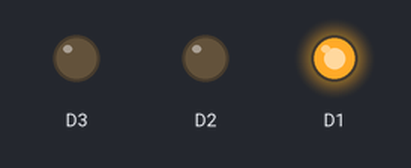
Bench run of a sketch on a simulated ESP8266 (NodeMCU). On the bench: output pins drawn as LEDs (lit = HIGH). WiFi joins after 1.5 s; servers stay silent unless stated; what the sketch prints to the serial monitor is not drawn.

Above: at 7.2 s.
At 17.7 s:
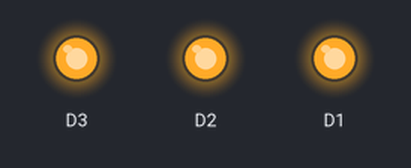
At 55.1 s:
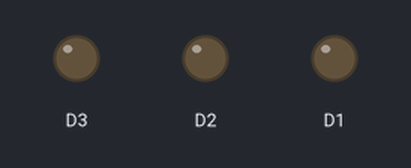
At 102.6 s:
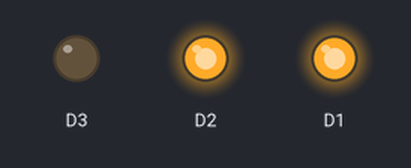
Timing chart, 0 to 116.5 s (numbered marks = the images above):
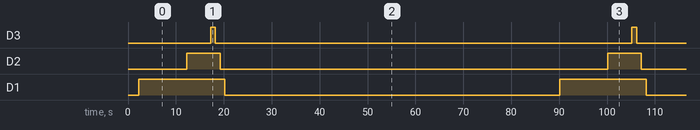

Measured:
- by itself, D3: alternates HIGH for 1.0 s and LOW for 86.9 s
- by itself, D2: alternates HIGH for 7.0 s and LOW for 80.9 s
- by itself, D1: alternates HIGH for 18.0 s and LOW for 69.9 s

The sketch:

timers.ino
```cpp
/*
   TimeNTP_ESP8266WiFi.ino
   Example showing time sync to NTP time source

   This sketch uses the ESP8266WiFi library
*/

#include <TimeLib.h>
#include <ESP8266WiFi.h>
#include <WiFiUdp.h>
#include <BlynkSimpleEsp8266.h>
const char ssid[] = "Esoptron";  //  your network SSID (name)
const char pass[] = "melenepopi6543211986m3fisto";       // your network password
char auth[] = "67938244ee844528a89e0c03ba378098";
// NTP Servers:
static const char ntpServerName[] = "time.nist.gov";
const int timeZone = 3;     // Greek European Time

WiFiUDP Udp;
unsigned int localPort = 8888;  // local port to listen for UDP packets

time_t getNtpTime();
void digitalClockDisplay();
void printDigits(int digits);
void sendNTPpacket(IPAddress &address);
int timer1 = 10;
int timer2 = 5;
int timer3 = 1;
int start = 8;
int stop1 = 17;
int interval = 2;

BLYNK_WRITE(V0)
{
  timer1 = param.asInt(); // Get value as integer
}
BLYNK_WRITE(V1)
{
  timer2 = param.asInt(); // Get value as integer
}
BLYNK_WRITE(V2)
{
  timer3 = param.asInt(); // Get value as integer
}
BLYNK_WRITE(V3)
{
  start = param.asInt(); // Get value as integer
}
BLYNK_WRITE(V4)
{
  stop1 = param.asInt(); // Get value as integer
}
BLYNK_WRITE(V5)
{
  interval = param.asInt(); // Get value as integer
}


void setup()
{
  bool result = Blynk.connect();
  Serial.begin(9600);
  while (!Serial) ; // Needed for Leonardo only
  delay(250);
  Serial.print("Connecting to ");
  WiFi.begin(ssid, pass);

  while (WiFi.status() != WL_CONNECTED) {
    delay(500);
    Serial.print(".");
  }

  Serial.print("IP number assigned by DHCP is ");
  Serial.println(WiFi.localIP());
  Serial.println("Starting UDP");
  Udp.begin(localPort);
  Serial.print("Local port: ");
  Serial.println(Udp.localPort());
  Serial.println("waiting for sync");
  setSyncProvider(getNtpTime);
  while ( timeStatus() != timeSet) {
    delay(1000);
    setSyncProvider(getNtpTime);
    Serial.print("-");
  }
  setSyncInterval(3600);
  Blynk.config(auth);
  pinMode(D1, OUTPUT);
  pinMode(D2, OUTPUT);
  pinMode(D3, OUTPUT);
}


time_t prevDisplay = 0; // when the digital clock was displayed
int current_minutes, next_minutes;
bool firstTime = true;
void sequential_timers(int t1, int t2, int t3)
{
  digitalWrite(D1, HIGH);
  delay(t1 * 1000);
  digitalWrite(D2, HIGH);
  delay(t2 * 1000);
  digitalWrite(D3, HIGH);
  delay(t3 * 1000);
  digitalWrite(D3, LOW);
  delay(1000);
  digitalWrite(D2, LOW);
  delay(1000);
  digitalWrite(D1, LOW);
}
void loop()
{
  Blynk.run();
  if (now() != prevDisplay) { //update the display only if time has changed
    prevDisplay = now();
    Serial.print(hour());
    Serial.print(":");
    Serial.println(minute());
    Serial.print("timer1=");
    Serial.println(timer1);
    Serial.print("timer2=");
    Serial.println(timer2);
    Serial.print("timer3=");
    Serial.println(timer3);
     Serial.print("start=");
    Serial.println(start);
     Serial.print("stop1=");
    Serial.println(stop1);
     Serial.print("interval=");
    Serial.println(interval);
    if ( hour() >= start && hour() <= stop1)
    {
      if ( minute() == next_minutes || firstTime == true)
      {
        sequential_timers(timer1, timer2, timer3);
        next_minutes = minute() + interval;
        if (next_minutes > 59)
          next_minutes = next_minutes - 60;
        Serial.print(next_minutes);
        Serial.print("ACTIVATE");
        Serial.print(hour());
        Serial.print(":");
        Serial.println(minute());
        firstTime = false;
      }
    }

  }


  /* if (timeStatus() != timeNotSet) {
     if (now() != prevDisplay) { //update the display only if time has changed
       prevDisplay = now();
       digitalClockDisplay();
     }
    }*/
}

void digitalClockDisplay()
{
  // digital clock display of the time
  Serial.print(hour());
  printDigits(minute());
  printDigits(second());
  Serial.print(" ");
  Serial.print(day());
  Serial.print(".");
  Serial.print(month());
  Serial.print(".");
  Serial.print(year());
  Serial.println();
}

void printDigits(int digits)
{
  // utility for digital clock display: prints preceding colon and leading 0
  Serial.print(":");
  if (digits < 10)
    Serial.print('0');
  Serial.print(digits);
}

/*-------- NTP code ----------*/

const int NTP_PACKET_SIZE = 48; // NTP time is in the first 48 bytes of message
byte packetBuffer[NTP_PACKET_SIZE]; //buffer to hold incoming & outgoing packets

time_t getNtpTime()
{
  IPAddress ntpServerIP; // NTP server's ip address

  while (Udp.parsePacket() > 0) ; // discard any previously received packets
  Serial.println("Transmit NTP Request");
  // get a random server from the pool
  WiFi.hostByName(ntpServerName, ntpServerIP);
  Serial.print(ntpServerName);
  Serial.print(": ");
  Serial.println(ntpServerIP);
  sendNTPpacket(ntpServerIP);
  uint32_t beginWait = millis();
  while (millis() - beginWait < 1500) {
    int size = Udp.parsePacket();
    if (size >= NTP_PACKET_SIZE) {
      Serial.println("Receive NTP Response");
      Udp.read(packetBuffer, NTP_PACKET_SIZE);  // read packet into the buffer
      unsigned long secsSince1900;
      // convert four bytes starting at location 40 to a long integer
      secsSince1900 =  (unsigned long)packetBuffer[40] << 24;
      secsSince1900 |= (unsigned long)packetBuffer[41] << 16;
      secsSince1900 |= (unsigned long)packetBuffer[42] << 8;
      secsSince1900 |= (unsigned long)packetBuffer[43];
      return secsSince1900 - 2208988800UL + timeZone * SECS_PER_HOUR;
    }
  }
  Serial.println("No NTP Response :-(");
  return 0; // return 0 if unable to get the time
}

// send an NTP request to the time server at the given address
void sendNTPpacket(IPAddress &address)
{
  // set all bytes in the buffer to 0
  memset(packetBuffer, 0, NTP_PACKET_SIZE);
  // Initialize values needed to form NTP request
  // (see URL above for details on the packets)
  packetBuffer[0] = 0b11100011;   // LI, Version, Mode
  packetBuffer[1] = 0;     // Stratum, or type of clock
  packetBuffer[2] = 6;     // Polling Interval
  packetBuffer[3] = 0xEC;  // Peer Clock Precision
  // 8 bytes of zero for Root Delay & Root Dispersion
  packetBuffer[12] = 49;
  packetBuffer[13] = 0x4E;
  packetBuffer[14] = 49;
  packetBuffer[15] = 52;
  // all NTP fields have been given values, now
  // you can send a packet requesting a timestamp:
  Udp.beginPacket(address, 123); //NTP requests are to port 123
  Udp.write(packetBuffer, NTP_PACKET_SIZE);
  Udp.endPacket();
}
```
